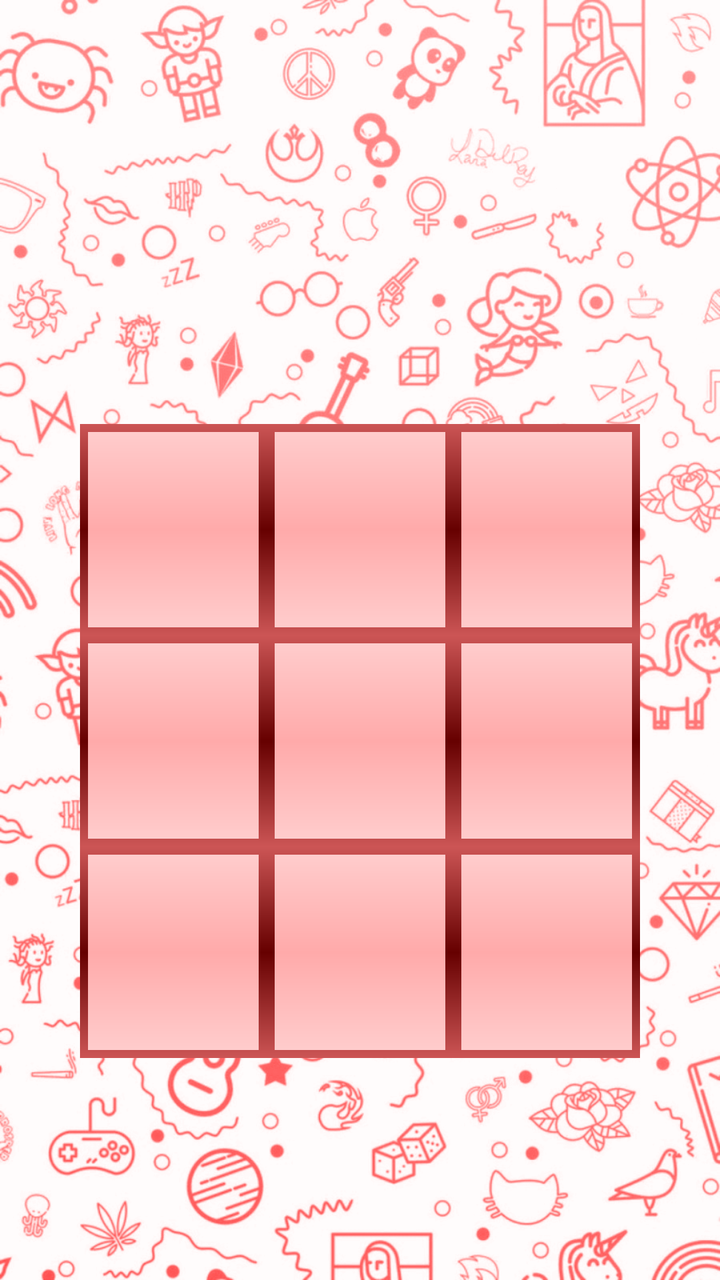
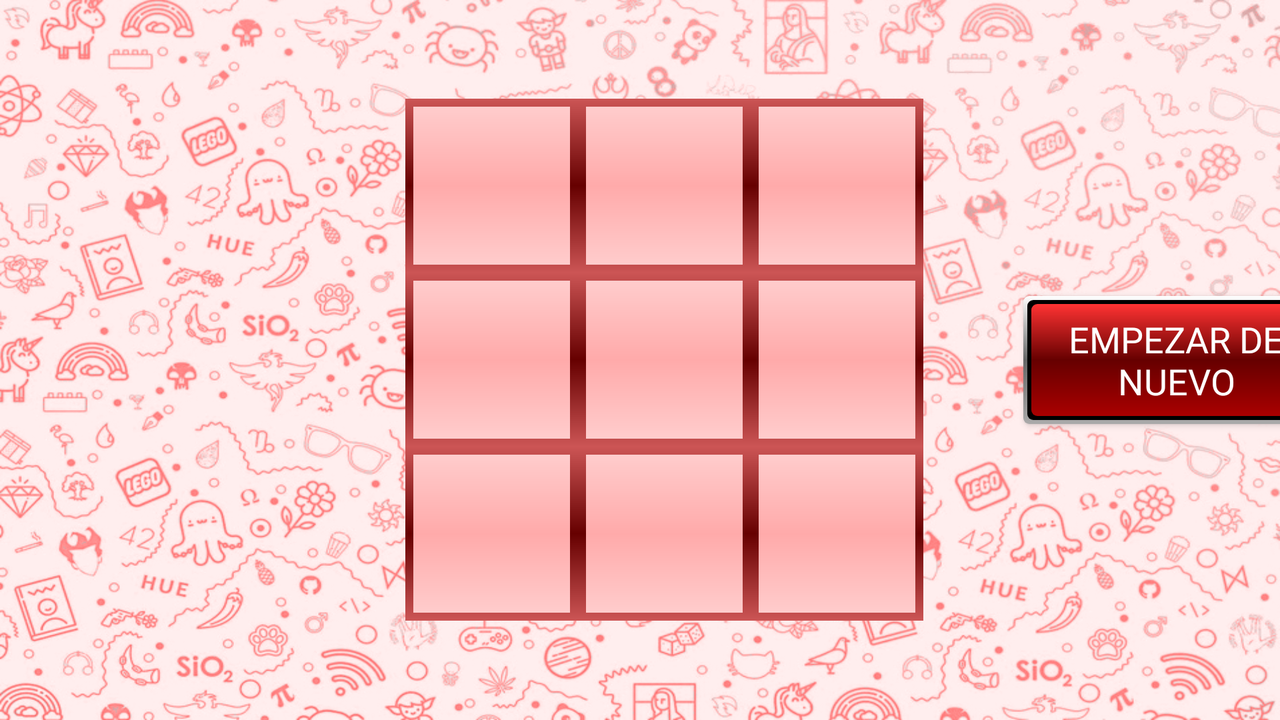

Compare how this app lays out the same screen by default and in its alternative resource folder. The renders come first, then the two layout files and the values they reference.
<!-- AndroidManifest.xml: application theme Theme.Design.NoActionBar -->
<!-- res/layout/activity_juego.xml -->
<?xml version="1.0" encoding="utf-8"?>
<LinearLayout xmlns:android="http://schemas.android.com/apk/res/android"
    xmlns:app="http://schemas.android.com/apk/res-auto"
    xmlns:tools="http://schemas.android.com/tools"
    android:layout_width="match_parent"
    android:layout_height="match_parent"
    android:layout_columnWeight="1"
    android:background="@drawable/fondo_chat"
    android:orientation="vertical"
    tools:context=".JuegoActivity">

    <TextView
        android:id="@+id/textoGanador"
        android:layout_width="match_parent"
        android:layout_height="62dp"
        android:layout_gravity="center"
        android:layout_marginLeft="40dp"
        android:layout_marginTop="70dp"
        android:layout_marginRight="40dp"
        android:layout_marginBottom="70dp"
        android:background="@drawable/fondo_foto_perfil"
        android:fontFamily="@font/shrikhand"
        android:foregroundGravity="center"
        android:gravity="center"
        android:text="Hola"
        android:textAlignment="center"
        android:textSize="30sp"
        android:visibility="invisible" />

    <LinearLayout
        android:layout_width="match_parent"
        android:layout_height="317dp"
        android:layout_marginLeft="40dp"
        android:layout_marginTop="10dp"
        android:layout_marginRight="40dp"
        android:layout_marginBottom="10dp"
        android:orientation="vertical"
        android:weightSum="3">

        <LinearLayout
            android:layout_width="match_parent"
            android:layout_height="match_parent"
            android:layout_weight="1"
            android:orientation="horizontal">

            <ImageButton
                android:id="@+id/ttt11"
                android:layout_width="match_parent"
                android:layout_height="match_parent"
                android:layout_weight="1"
                android:background="@drawable/fondo_casilla_ttt"
                android:padding="0dp" />

            <ImageButton
                android:id="@+id/ttt12"
                android:layout_width="match_parent"
                android:layout_height="match_parent"
                android:layout_weight="1"
                android:background="@drawable/fondo_casilla_ttt"
                android:padding="0dp" />

            <ImageButton
                android:id="@+id/ttt13"
                android:layout_width="match_parent"
                android:layout_height="match_parent"
                android:layout_weight="1"
                android:background="@drawable/fondo_casilla_ttt"
                android:padding="0dp" />
        </LinearLayout>

        <LinearLayout
            android:layout_width="match_parent"
            android:layout_height="match_parent"
            android:layout_weight="1"
            android:orientation="horizontal">

            <ImageButton
                android:id="@+id/ttt21"
                android:layout_width="match_parent"
                android:layout_height="match_parent"
                android:layout_weight="1"
                android:background="@drawable/fondo_casilla_ttt"
                android:padding="0dp" />

            <ImageButton
                android:id="@+id/ttt22"
                android:layout_width="match_parent"
                android:layout_height="match_parent"
                android:layout_weight="1"
                android:background="@drawable/fondo_casilla_ttt"
                android:padding="0dp" />

            <ImageButton
                android:id="@+id/ttt23"
                android:layout_width="match_parent"
                android:layout_height="match_parent"
                android:layout_weight="1"
                android:background="@drawable/fondo_casilla_ttt"
                android:padding="0dp" />
        </LinearLayout>

        <LinearLayout
            android:layout_width="match_parent"
            android:layout_height="match_parent"
            android:layout_weight="1"
            android:orientation="horizontal">

            <ImageButton
                android:id="@+id/ttt31"
                android:layout_width="match_parent"
                android:layout_height="match_parent"
                android:layout_weight="1"
                android:background="@drawable/fondo_casilla_ttt"
                android:padding="0dp" />

            <ImageButton
                android:id="@+id/ttt32"
                android:layout_width="match_parent"
                android:layout_height="match_parent"
                android:layout_weight="1"
                android:background="@drawable/fondo_casilla_ttt"
                android:padding="0dp" />

            <ImageButton
                android:id="@+id/ttt33"
                android:layout_width="match_parent"
                android:layout_height="match_parent"
                android:layout_weight="1"
                android:background="@drawable/fondo_casilla_ttt"
                android:padding="0dp" />
        </LinearLayout>

    </LinearLayout>

    <Button
        android:id="@+id/botonNuevaPartida"
        android:layout_width="match_parent"
        android:layout_height="60dp"
        android:layout_gravity="center"
        android:layout_marginLeft="70dp"
        android:layout_marginTop="70dp"
        android:layout_marginRight="70dp"
        android:layout_marginBottom="70dp"
        android:layout_weight="1"
        android:background="@drawable/fondo_boton_perfil"
        android:fontFamily="@font/shrikhand"
        android:foregroundGravity="center"
        android:gravity="center"
        android:text="Empezar de nuevo"
        android:textSize="18sp"
        android:visibility="invisible" />

</LinearLayout>
<!-- resources referenced by this layout -->
<resources>
  <!-- drawable fondo_boton_perfil (drawable) -->
  <?xml version="1.0" encoding="utf-8"?>
  <layer-list xmlns:android="http://schemas.android.com/apk/res/android" >
  <item>
      <shape android:shape="rectangle" >
          <gradient android:startColor="#AAAAAA"
              android:centerColor="#666666"
              android:endColor="#FFFFFF"
              android:gradientRadius="40dp"
              android:type="linear"
              android:angle="90"/>
          <corners android:radius="3dp" />
      </shape>
  </item>
  
  <item
      android:bottom="2dp"
      android:left="2dp"
      android:right="2dp"
      android:top="2dp">
      <shape android:shape="rectangle" >
          <gradient android:startColor="#000000"
              android:centerColor="#000000"
              android:endColor="#000000"
              android:gradientRadius="40dp"
              android:type="linear"
              android:angle="90"/>
          <corners android:radius="3dp" />
      </shape>
  </item>
  
  <item
      android:bottom="4dp"
      android:left="4dp"
      android:right="4dp"
      android:top="4dp">
      <shape xmlns:android="http://schemas.android.com/apk/res/android"
          android:shape="rectangle" android:padding="10dp">
          <gradient android:startColor="#AA0000"
              android:centerColor="#660000"
              android:endColor="#FF3333"
              android:gradientRadius="40dp"
              android:type="linear"
              android:angle="90"/>
          <corners android:radius="3dp" />
      </shape>
  </item>
  </layer-list>
  <!-- drawable fondo_casilla_ttt (drawable) -->
  <?xml version="1.0" encoding="utf-8"?>
  <layer-list xmlns:android="http://schemas.android.com/apk/res/android" >
  <item>
      <shape android:shape="rectangle" >
          <gradient android:startColor="#CC5555"
              android:centerColor="#660000"
              android:endColor="#CC5555"
              android:type="linear"
              android:angle="90"/>
  
      </shape>
  </item>
  
  
  <item
      android:bottom="4dp"
      android:left="4dp"
      android:right="4dp"
      android:top="4dp">
      <shape xmlns:android="http://schemas.android.com/apk/res/android"
          android:shape="rectangle" android:padding="10dp">
          <gradient android:startColor="#FFCCCC"
              android:centerColor="#FFAAAA"
              android:endColor="#FFCCCC"
              android:gradientRadius="40dp"
              android:type="linear"
              android:angle="90"/>
  
      </shape>
  </item>
  </layer-list>
  <!-- drawable fondo_chat: png bitmap (drawable-v24, 416984 bytes) -->
  <!-- drawable fondo_foto_perfil (drawable) -->
  <?xml version="1.0" encoding="utf-8"?>
  <layer-list xmlns:android="http://schemas.android.com/apk/res/android" >
      <item>
          <shape android:shape="rectangle" >
              <gradient android:startColor="#CC2222"
                  android:centerColor="#FFAAAA"
                  android:endColor="#CC2222"
                  android:gradientRadius="40dp"
                  android:type="linear"
                  android:angle="90"/>
              <corners android:radius="3dp" />
          </shape>
      </item>
  
      <item
          android:bottom="2dp"
          android:left="2dp"
          android:right="2dp"
          android:top="2dp">
          <shape xmlns:android="http://schemas.android.com/apk/res/android"
              android:shape="rectangle" android:padding="10dp">
              <gradient android:startColor="#000000"
                  android:centerColor="#000000"
                  android:endColor="#000000"
                  android:gradientRadius="40dp"
                  android:type="linear"
                  android:angle="90"/>
              <corners android:radius="3dp" />
          </shape>
      </item>
  </layer-list>
</resources>
<!-- res/layout-land/activity_juego.xml (the repository's variant of the layout above) -->
<!-- drawn on the phone turned sideways -->
<?xml version="1.0" encoding="utf-8"?>
<LinearLayout xmlns:android="http://schemas.android.com/apk/res/android"
    xmlns:app="http://schemas.android.com/apk/res-auto"
    xmlns:tools="http://schemas.android.com/tools"
    android:layout_width="match_parent"
    android:layout_height="match_parent"
    android:layout_columnWeight="1"
    android:background="@drawable/fondo_chat_land"
    android:weightSum="15"
    tools:context=".JuegoActivity">

    <TextView
        android:id="@+id/textoGanador"
        android:layout_width="wrap_content"
        android:layout_height="wrap_content"
        android:layout_gravity="center"
        android:layout_marginLeft="20dp"
        android:layout_marginTop="10dp"
        android:layout_marginRight="20dp"
        android:layout_marginBottom="10dp"
        android:layout_weight="1"
        android:background="@drawable/fondo_foto_perfil"
        android:fontFamily="@font/shrikhand"
        android:foregroundGravity="center"
        android:gravity="center"
        android:padding="10dp"
        android:text="¡Has ganado!"
        android:textAlignment="center"
        android:textSize="18sp"
        android:visibility="invisible" />

    <LinearLayout
        android:layout_width="259dp"
        android:layout_height="261dp"
        android:layout_gravity="center"
        android:layout_marginLeft="40dp"
        android:layout_marginTop="5dp"
        android:layout_marginRight="40dp"
        android:layout_marginBottom="5dp"
        android:foregroundGravity="center"
        android:gravity="center"
        android:orientation="vertical"
        android:weightSum="3">

        <LinearLayout
            android:layout_width="match_parent"
            android:layout_height="match_parent"
            android:layout_weight="1"
            android:orientation="horizontal">

            <ImageButton
                android:id="@+id/ttt11"
                android:layout_width="match_parent"
                android:layout_height="match_parent"
                android:layout_weight="1"
                android:background="@drawable/fondo_casilla_ttt"
                android:padding="0dp" />

            <ImageButton
                android:id="@+id/ttt12"
                android:layout_width="match_parent"
                android:layout_height="match_parent"
                android:layout_weight="1"
                android:background="@drawable/fondo_casilla_ttt"
                android:padding="0dp" />

            <ImageButton
                android:id="@+id/ttt13"
                android:layout_width="match_parent"
                android:layout_height="match_parent"
                android:layout_weight="1"
                android:background="@drawable/fondo_casilla_ttt"
                android:padding="0dp" />
        </LinearLayout>

        <LinearLayout
            android:layout_width="match_parent"
            android:layout_height="match_parent"
            android:layout_weight="1"
            android:orientation="horizontal">

            <ImageButton
                android:id="@+id/ttt21"
                android:layout_width="match_parent"
                android:layout_height="match_parent"
                android:layout_weight="1"
                android:background="@drawable/fondo_casilla_ttt"
                android:padding="0dp" />

            <ImageButton
                android:id="@+id/ttt22"
                android:layout_width="match_parent"
                android:layout_height="match_parent"
                android:layout_weight="1"
                android:background="@drawable/fondo_casilla_ttt"
                android:padding="0dp" />

            <ImageButton
                android:id="@+id/ttt23"
                android:layout_width="match_parent"
                android:layout_height="match_parent"
                android:layout_weight="1"
                android:background="@drawable/fondo_casilla_ttt"
                android:padding="0dp" />
        </LinearLayout>

        <LinearLayout
            android:layout_width="match_parent"
            android:layout_height="match_parent"
            android:layout_weight="1"
            android:orientation="horizontal">

            <ImageButton
                android:id="@+id/ttt31"
                android:layout_width="match_parent"
                android:layout_height="match_parent"
                android:layout_weight="1"
                android:background="@drawable/fondo_casilla_ttt"
                android:padding="0dp" />

            <ImageButton
                android:id="@+id/ttt32"
                android:layout_width="match_parent"
                android:layout_height="match_parent"
                android:layout_weight="1"
                android:background="@drawable/fondo_casilla_ttt"
                android:padding="0dp" />

            <ImageButton
                android:id="@+id/ttt33"
                android:layout_width="match_parent"
                android:layout_height="match_parent"
                android:layout_weight="1"
                android:background="@drawable/fondo_casilla_ttt"
                android:padding="0dp" />
        </LinearLayout>

    </LinearLayout>

    <Button
        android:id="@+id/botonNuevaPartida"
        android:layout_width="155dp"
        android:layout_height="64dp"
        android:layout_gravity="center"
        android:layout_marginLeft="10dp"
        android:layout_marginTop="10dp"
        android:layout_marginRight="10dp"
        android:layout_marginBottom="10dp"
        android:layout_weight="1"
        android:background="@drawable/fondo_boton_perfil"
        android:fontFamily="@font/shrikhand"
        android:foregroundGravity="center"
        android:gravity="center"
        android:maxHeight="10dp"
        android:text="Empezar de nuevo"
        android:textSize="18sp"
        android:visibility="visible" />

</LinearLayout>
<!-- resources referenced by the variant -->
<!-- as the phone turned sideways resolves them -->
<resources>
  <!-- drawable fondo_boton_perfil (drawable) -->
  <?xml version="1.0" encoding="utf-8"?>
  <layer-list xmlns:android="http://schemas.android.com/apk/res/android" >
  <item>
      <shape android:shape="rectangle" >
          <gradient android:startColor="#AAAAAA"
              android:centerColor="#666666"
              android:endColor="#FFFFFF"
              android:gradientRadius="40dp"
              android:type="linear"
              android:angle="90"/>
          <corners android:radius="3dp" />
      </shape>
  </item>
  
  <item
      android:bottom="2dp"
      android:left="2dp"
      android:right="2dp"
      android:top="2dp">
      <shape android:shape="rectangle" >
          <gradient android:startColor="#000000"
              android:centerColor="#000000"
              android:endColor="#000000"
              android:gradientRadius="40dp"
              android:type="linear"
              android:angle="90"/>
          <corners android:radius="3dp" />
      </shape>
  </item>
  
  <item
      android:bottom="4dp"
      android:left="4dp"
      android:right="4dp"
      android:top="4dp">
      <shape xmlns:android="http://schemas.android.com/apk/res/android"
          android:shape="rectangle" android:padding="10dp">
          <gradient android:startColor="#AA0000"
              android:centerColor="#660000"
              android:endColor="#FF3333"
              android:gradientRadius="40dp"
              android:type="linear"
              android:angle="90"/>
          <corners android:radius="3dp" />
      </shape>
  </item>
  </layer-list>
  <!-- drawable fondo_casilla_ttt (drawable) -->
  <?xml version="1.0" encoding="utf-8"?>
  <layer-list xmlns:android="http://schemas.android.com/apk/res/android" >
  <item>
      <shape android:shape="rectangle" >
          <gradient android:startColor="#CC5555"
              android:centerColor="#660000"
              android:endColor="#CC5555"
              android:type="linear"
              android:angle="90"/>
  
      </shape>
  </item>
  
  
  <item
      android:bottom="4dp"
      android:left="4dp"
      android:right="4dp"
      android:top="4dp">
      <shape xmlns:android="http://schemas.android.com/apk/res/android"
          android:shape="rectangle" android:padding="10dp">
          <gradient android:startColor="#FFCCCC"
              android:centerColor="#FFAAAA"
              android:endColor="#FFCCCC"
              android:gradientRadius="40dp"
              android:type="linear"
              android:angle="90"/>
  
      </shape>
  </item>
  </layer-list>
  <!-- drawable fondo_chat_land: png bitmap (drawable-v24, 417812 bytes) -->
  <!-- drawable fondo_foto_perfil (drawable) -->
  <?xml version="1.0" encoding="utf-8"?>
  <layer-list xmlns:android="http://schemas.android.com/apk/res/android" >
      <item>
          <shape android:shape="rectangle" >
              <gradient android:startColor="#CC2222"
                  android:centerColor="#FFAAAA"
                  android:endColor="#CC2222"
                  android:gradientRadius="40dp"
                  android:type="linear"
                  android:angle="90"/>
              <corners android:radius="3dp" />
          </shape>
      </item>
  
      <item
          android:bottom="2dp"
          android:left="2dp"
          android:right="2dp"
          android:top="2dp">
          <shape xmlns:android="http://schemas.android.com/apk/res/android"
              android:shape="rectangle" android:padding="10dp">
              <gradient android:startColor="#000000"
                  android:centerColor="#000000"
                  android:endColor="#000000"
                  android:gradientRadius="40dp"
                  android:type="linear"
                  android:angle="90"/>
              <corners android:radius="3dp" />
          </shape>
      </item>
  </layer-list>
</resources>
